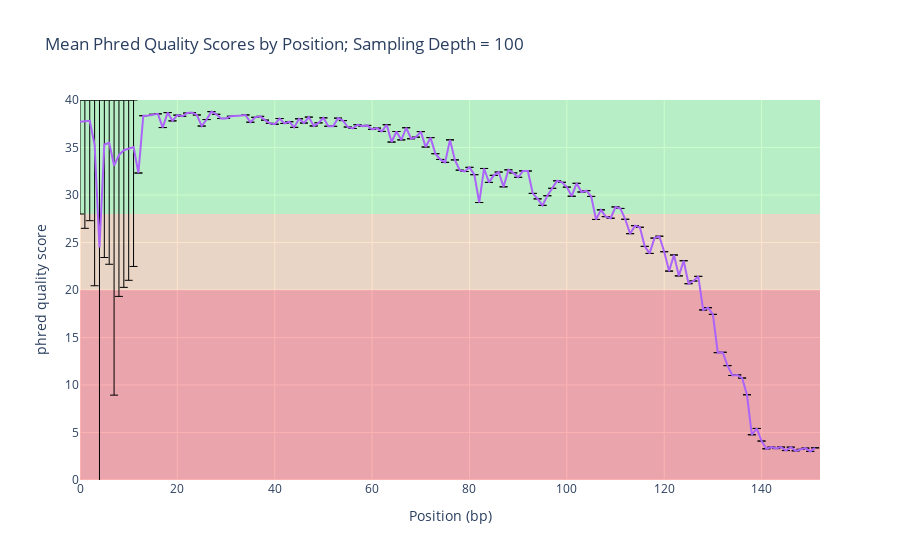

The notebook cell saved with this chart:
### Code cell
qual_plot.show()

### Figure 1 — Plotly figure (JSON) as saved in the notebook; plotly's stock layout.template omitted (floating-point values rounded to 4 significant figures; data arrays with more than 128 entries replaced by an {"elided": "..."} marker saying what was removed)
{"data": [{"fill": "toself", "fillcolor": "rgba(244, 0, 0,0.3)", "line": {"width": 0}, "mode": "none", "name": "error highly likely", "showlegend": false, "type": "scatter", "x": [0, 0, 152, 152], "y": [0, 20, 20, 0]}, {"fill": "toself", "fillcolor": "rgba(244, 122, 0,0.2)", "line": {"width": 0}, "mode": "none", "name": "likely to contain an error", "showlegend": false, "type": "scatter", "x": [0, 0, 152, 152], "y": [20, 28, 28, 20]}, {"fill": "toself", "fillcolor": "rgba(0, 244, 0,0.2)", "line": {"width": 0}, "mode": "none", "name": "likely no error", "showlegend": false, "type": "scatter", "x": [0, 0, 152, 152], "y": [28, 40, 40, 28]}, {"error_y": {"array": {"elided": "152 float values"}, "arrayminus": {"elided": "152 float values"}, "color": "black", "symmetric": false, "thickness": 1, "type": "data"}, "mode": "lines", "name": "mean phred", "showlegend": false, "type": "scatter", "x": {"elided": "152 int values"}, "y": {"elided": "152 float values"}}], "layout": {"title": {"text": "Mean Phred Quality Scores by Position; Sampling Depth = 100"}, "xaxis": {"range": [0, 152], "title": {"text": "Position (bp)"}}, "yaxis": {"range": [0, 40], "title": {"text": "phred quality score"}}}}
